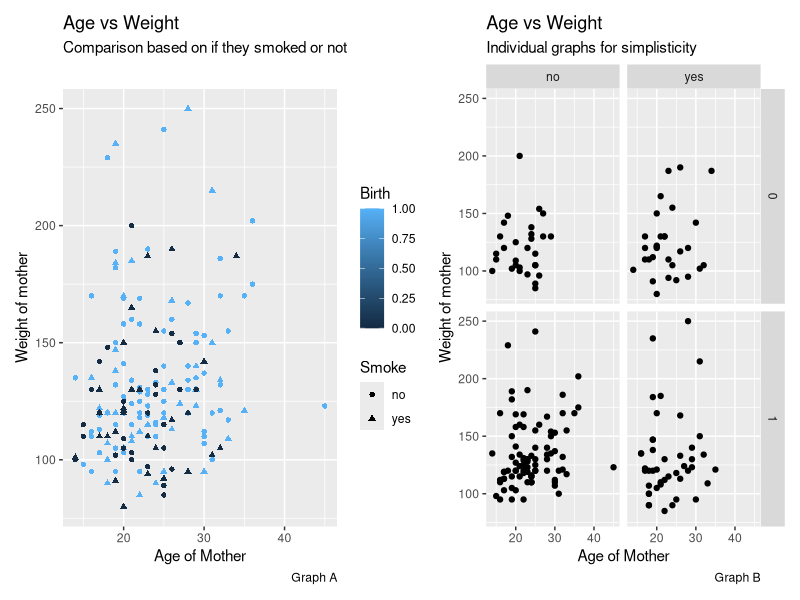

This figure's R source:
## ---- chunk 1
#cuttingoffcode
library(knitr)
opts_chunk$set(tidy.opts=list(width.cutoff=70),tidy=TRUE)
## ---- chunk 2
#library & importing data
library(readxl)
library(tidyverse)
library(patchwork)
baby <- read_excel("baby.xls")
ischemic <- read_excel("ischemic.xlsx")
## ---- chunk 3
#analysis for question 1
p = baby %>%
  ggplot()+
  geom_point(mapping = aes(x = age,y = weight,color = birth,shape = smoke))+
  labs(title = "Age vs Weight",subtitle = "Comparison based on if they smoked or not",x = "Age of Mother",y = "Weight of mother",color = "Birth",caption = "Graph A",shape = "Smoke")

b = baby %>%
  ggplot(aes(age, weight)) + 
  geom_point()+
  facet_grid(vars(birth),vars(smoke))+
  labs(title = "Age vs Weight",subtitle = "Individual graphs for simplisticity",x = "Age of Mother",y = "Weight of mother",caption = "Graph B")

p + b
